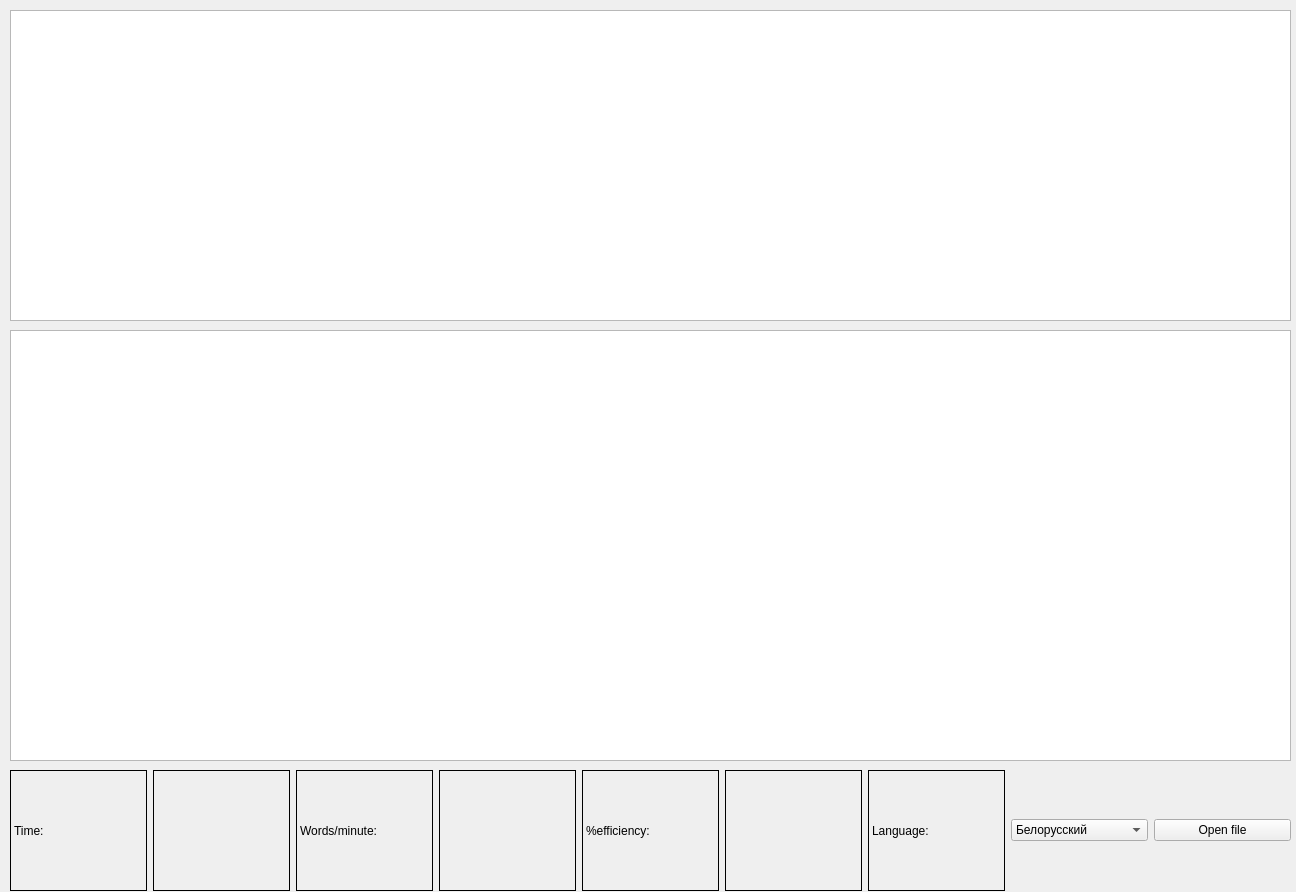
<?xml version="1.0" encoding="UTF-8"?>
<ui version="4.0">
 <class>MainWindow</class>
 <widget class="QMainWindow" name="MainWindow">
  <property name="geometry">
   <rect>
    <x>0</x>
    <y>0</y>
    <width>1296</width>
    <height>892</height>
   </rect>
  </property>
  <property name="minimumSize">
   <size>
    <width>100</width>
    <height>100</height>
   </size>
  </property>
  <property name="windowTitle">
   <string>MainWindow</string>
  </property>
  <property name="styleSheet">
   <string notr="true">gridline-color: rgb(181, 131, 90);
gridline-color: qradialgradient(spread:pad, cx:0.5, cy:0.5, radius:0.5, fx:0.5, fy:0.5, stop:0 rgba(255, 255, 255, 255), stop:0.1 rgba(255, 255, 255, 255), stop:0.2 rgba(255, 176, 176, 167), stop:0.3 rgba(255, 151, 151, 92), stop:0.4 rgba(255, 125, 125, 51), stop:0.5 rgba(255, 76, 76, 205), stop:0.52 rgba(255, 76, 76, 205), stop:0.6 rgba(255, 180, 180, 84), stop:1 rgba(255, 255, 255, 0));</string>
  </property>
  <widget class="QWidget" name="centralwidget">
   <widget class="QTextEdit" name="mainText">
    <property name="geometry">
     <rect>
      <x>10</x>
      <y>10</y>
      <width>1281</width>
      <height>311</height>
     </rect>
    </property>
    <property name="font">
     <font>
      <family>Noto Serif CJK TC</family>
      <pointsize>14</pointsize>
     </font>
    </property>
    <property name="styleSheet">
     <string notr="true">border-right-color: rgb(28, 113, 216);</string>
    </property>
    <property name="readOnly">
     <bool>true</bool>
    </property>
    <property name="html">
     <string>&lt;!DOCTYPE HTML PUBLIC &quot;-//W3C//DTD HTML 4.0//EN&quot; &quot;http://www.w3.org/TR/REC-html40/strict.dtd&quot;&gt;
&lt;html&gt;&lt;head&gt;&lt;meta name=&quot;qrichtext&quot; content=&quot;1&quot; /&gt;&lt;style type=&quot;text/css&quot;&gt;
p, li { white-space: pre-wrap; }
&lt;/style&gt;&lt;/head&gt;&lt;body style=&quot; font-family:'Noto Serif CJK TC'; font-size:14pt; font-weight:400; font-style:normal;&quot;&gt;
&lt;p style=&quot;-qt-paragraph-type:empty; margin-top:0px; margin-bottom:0px; margin-left:0px; margin-right:0px; -qt-block-indent:0; text-indent:0px; font-family:'Ubuntu'; font-size:11pt;&quot;&gt;&lt;br /&gt;&lt;/p&gt;&lt;/body&gt;&lt;/html&gt;</string>
    </property>
   </widget>
   <widget class="QGraphicsView" name="graphicsView">
    <property name="geometry">
     <rect>
      <x>10</x>
      <y>330</y>
      <width>1281</width>
      <height>431</height>
     </rect>
    </property>
   </widget>
   <widget class="QWidget" name="layoutWidget">
    <property name="geometry">
     <rect>
      <x>10</x>
      <y>770</y>
      <width>1281</width>
      <height>121</height>
     </rect>
    </property>
    <layout class="QHBoxLayout" name="horizontalLayout">
     <item>
      <widget class="QLabel" name="label_2">
       <property name="frameShape">
        <enum>QFrame::Panel</enum>
       </property>
       <property name="text">
        <string>Time:</string>
       </property>
      </widget>
     </item>
     <item>
      <widget class="QLabel" name="TimerLabel">
       <property name="font">
        <font>
         <pointsize>15</pointsize>
        </font>
       </property>
       <property name="frameShape">
        <enum>QFrame::Panel</enum>
       </property>
       <property name="text">
        <string/>
       </property>
      </widget>
     </item>
     <item>
      <widget class="QLabel" name="label_3">
       <property name="frameShape">
        <enum>QFrame::Panel</enum>
       </property>
       <property name="text">
        <string>Words/minute:</string>
       </property>
      </widget>
     </item>
     <item>
      <widget class="QLabel" name="WPMLabel">
       <property name="font">
        <font>
         <pointsize>15</pointsize>
        </font>
       </property>
       <property name="frameShape">
        <enum>QFrame::Panel</enum>
       </property>
       <property name="text">
        <string/>
       </property>
      </widget>
     </item>
     <item>
      <widget class="QLabel" name="label_4">
       <property name="frameShape">
        <enum>QFrame::Panel</enum>
       </property>
       <property name="text">
        <string>%efficiency:</string>
       </property>
      </widget>
     </item>
     <item>
      <widget class="QLabel" name="accurancy">
       <property name="font">
        <font>
         <pointsize>15</pointsize>
        </font>
       </property>
       <property name="frameShape">
        <enum>QFrame::Panel</enum>
       </property>
       <property name="text">
        <string/>
       </property>
      </widget>
     </item>
     <item>
      <widget class="QLabel" name="label">
       <property name="frameShape">
        <enum>QFrame::Panel</enum>
       </property>
       <property name="text">
        <string>Language:</string>
       </property>
      </widget>
     </item>
     <item>
      <widget class="QComboBox" name="comboBox">
       <item>
        <property name="text">
         <string>Белорусский</string>
        </property>
       </item>
       <item>
        <property name="text">
         <string>Арабский</string>
        </property>
       </item>
       <item>
        <property name="text">
         <string>Немецкий</string>
        </property>
       </item>
       <item>
        <property name="text">
         <string>Французский</string>
        </property>
       </item>
       <item>
        <property name="text">
         <string>Китайский</string>
        </property>
       </item>
       <item>
        <property name="text">
         <string>Иврит</string>
        </property>
       </item>
       <item>
        <property name="text">
         <string>Русский</string>
        </property>
       </item>
      </widget>
     </item>
     <item>
      <widget class="QPushButton" name="OpenButton">
       <property name="text">
        <string>Open file</string>
       </property>
      </widget>
     </item>
    </layout>
   </widget>
   <zorder>layoutWidget</zorder>
   <zorder>mainText</zorder>
   <zorder>graphicsView</zorder>
  </widget>
 </widget>
 <resources/>
 <connections/>
</ui>
